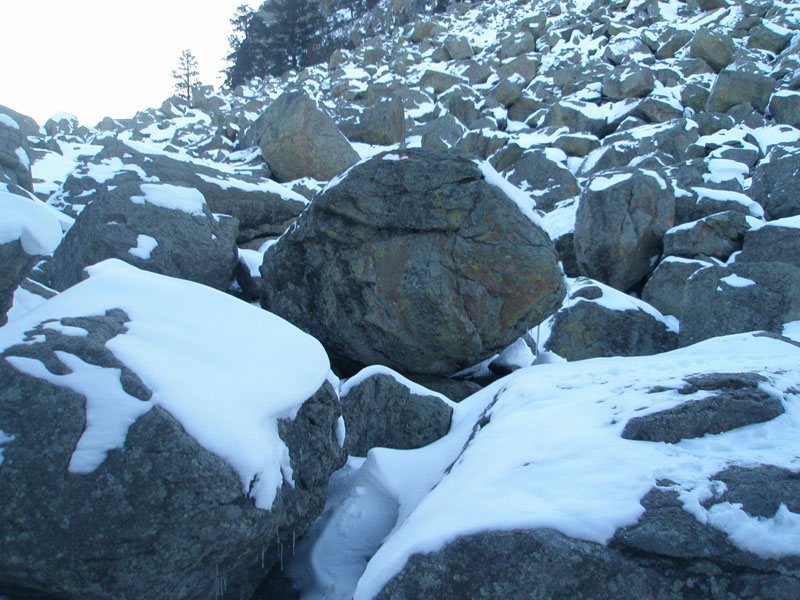
#> input picture Evidence/2026-09-24-usgs-geology-references/angular-talus.jpg, 800 x 600 px, given in place of approved-48-hero.png, which was not available
$ python compose_evidence.py
#> lines starting #> are read from the running program, lines starting #| are printed output that depends on the picture; pictures that were not available may be replaced by others from this repository, and a replacement may not be noted
"""Compose labeled evidence sheets from actual renders. No generative fill, retouching or altered geometry."""
from pathlib import Path
from PIL import Image, ImageDraw, ImageFont
import json,hashlib
HERE=Path(__file__).resolve().parent
R=HERE/'renders'
BG='#F3F1EC';FG='#232B30';MUT='#56626A';GREEN='#2C625D';RED='#944936'
FONT='/usr/share/fonts/truetype/dejavu/DejaVuSans.ttf';BOLD='/usr/share/fonts/truetype/dejavu/DejaVuSans-Bold.ttf'
log=[]
def font(size,b=False):return ImageFont.truetype(BOLD if b else FONT,size)
def txt(d,xy,s,size=26,color=FG,b=False):d.text(xy,s,fill=color,font=font(size,b))
def panel(im,filename,xy,size):
 p=R/filename;src=Image.open(p).convert('RGB');src=src.resize((size,size),Image.Resampling.LANCZOS);im.paste(src,xy);log.append({'source':str(p.relative_to(HERE)),'sha256':hashlib.sha256(p.read_bytes()).hexdigest(),'destination_xy':xy,'destination_size':[size,size],'operation':'uniform resize and paste; no pixel retouching'})
def save(im,name):
 p=HERE/name;im.save(p);return p
# Hero: approved seed 48 geometry is byte-identical.
im=Image.new('RGB',(1280,1440),BG);d=ImageDraw.Draw(im)
#> after `im = Image.new('RGB', (1280, 1440), BG)`:
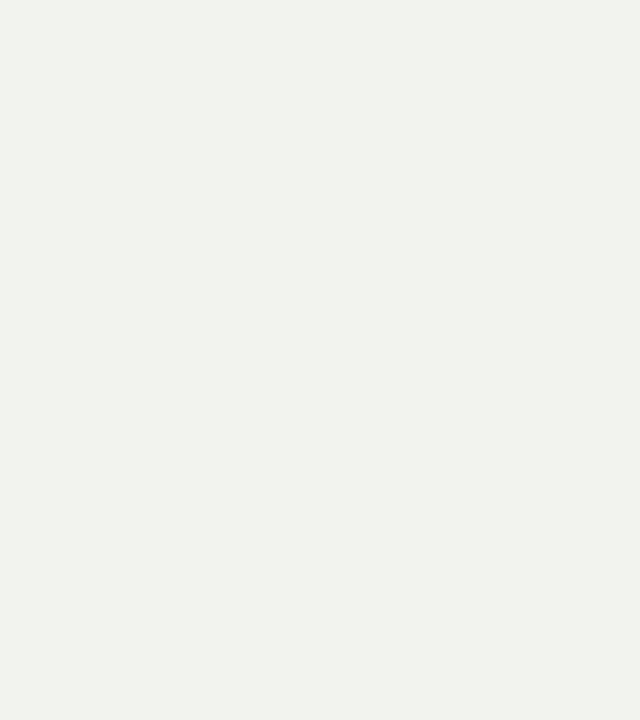
#> im: PIL image 1280x1440 RGB (shown at 1/2 size); mean R, G, B 243, 241, 236
txt(d,(40,28),'Referencia aprobada · seed 48',38,b=True)
txt(d,(40,82),'Geometría conservada exactamente · OBJ C++ directo',25,color=MUT)
panel(im,'approved-48-hero.png',(40,132),1200)
#> in panel, src is the input picture: PIL image 800x600 RGB; mean R, G, B 107.7, 135.6, 155.9
#> in panel, `src = src.resize((size, size), Image.Resampling.LANCZOS)`:
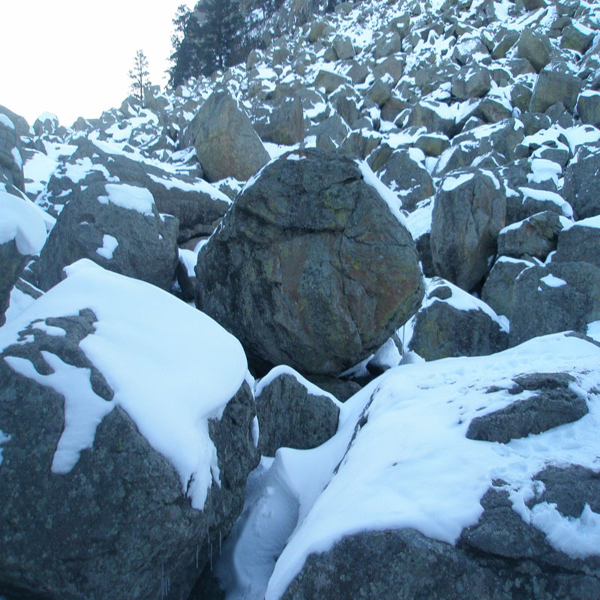
#> src: PIL image 1200x1200 RGB (shown at 1/2 size); mean R, G, B 107.7, 135.6, 155.9
txt(d,(40,1360),'Misma forma aprobada. Sin texturas, desplazamiento ni retoque.',24,color=MUT)
save(im,'hero-aprobada-48.png')
#> in save, `p = HERE / name`:
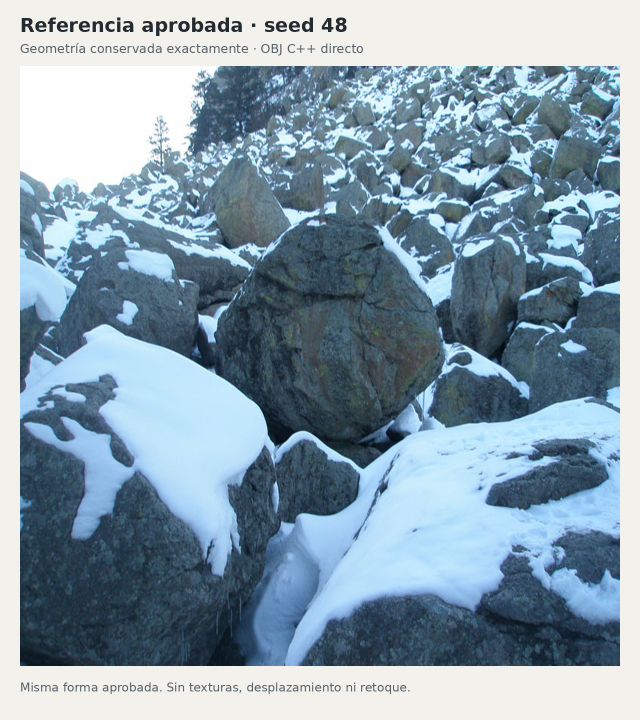
#> saved as hero-aprobada-48.png: PIL image 1280x1440 RGB (shown at 1/2 size); mean R, G, B 135.8, 157.3, 172.1
# Seven recovered seeds: all same camera/material/light at 800 square before uniform downsampling.
im=Image.new('RGB',(2240,1500),BG);d=ImageDraw.Draw(im)
#> after `im = Image.new('RGB', (2240, 1500), BG)`:
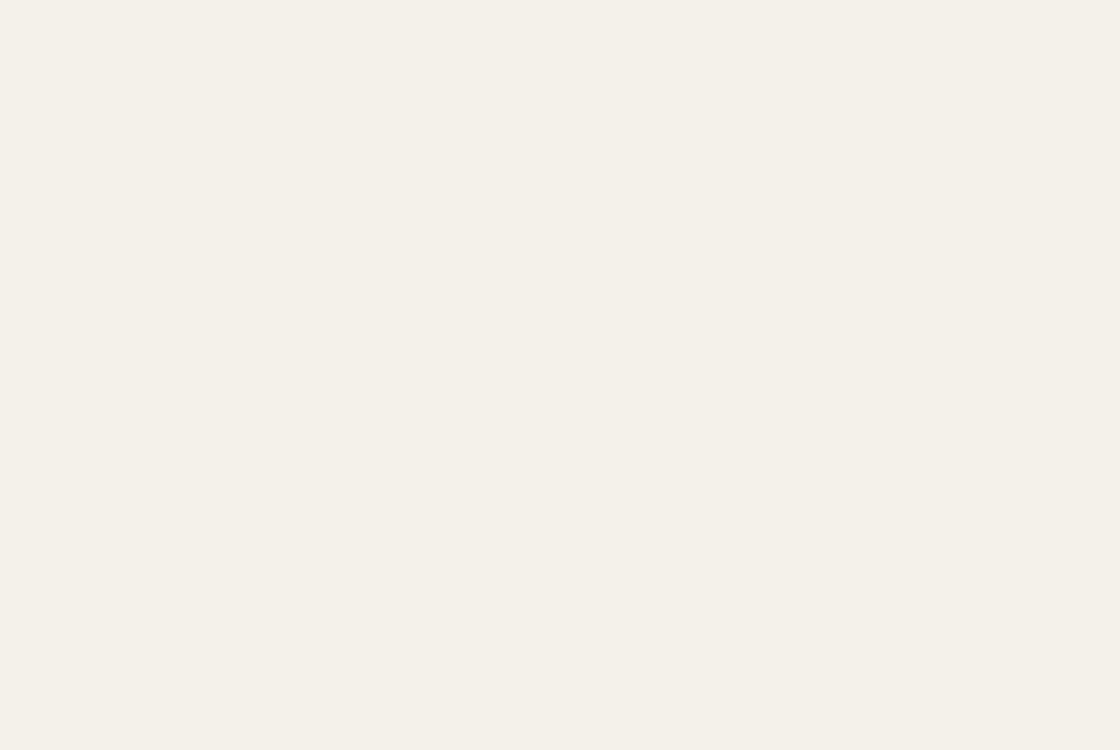
#> im: PIL image 2240x1500 RGB (shown at 1/2 size); mean R, G, B 243, 241, 236
txt(d,(40,28),'Las siete semillas corregidas',44,b=True)
txt(d,(40,86),'Etapa erosionada · n64 · misma cámara, iluminación y material neutro',28,color=MUT)
notes={4:'1 cara resuelta · 1 contracción',5:'1 cara resuelta',8:'1 cara resuelta · base corregida',14:'1 contracción microscópica',25:'2 caras resueltas · 1 contracción',29:'1 cara resuelta',31:'2 caras resueltas · unión local'}
for i,s in enumerate((4,5,8,14,25,29,31)):
 x=40+(i%4)*545;y=144+(i//4)*636
 panel(im,f'corrected-{s}-main.png',(x,y),525)
#> call 2 of panel, with filename = 'corrected-4-main.png', xy = (40, 144), size = 525
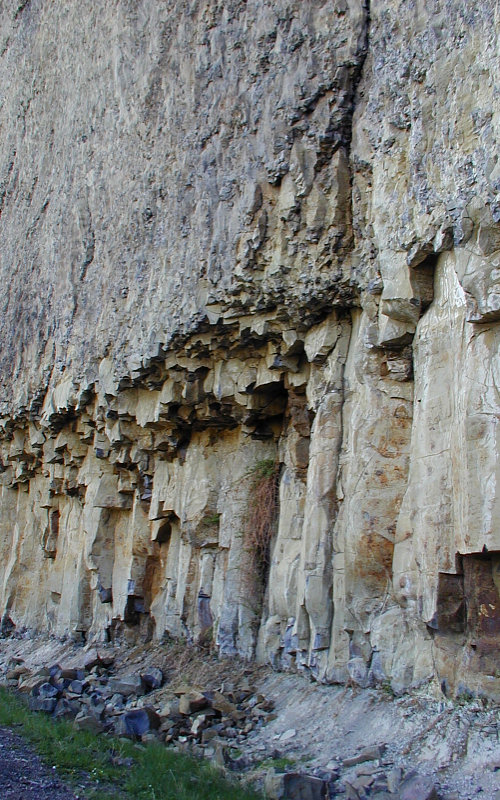
#> input picture Evidence/2026-09-24-usgs-geology-references/basalt-columnar-cliff.jpg, 500 x 800 px, given in place of corrected-4-main.png, which was not available
#> in panel, src is the input picture: PIL image 500x800 RGB; mean R, G, B 121.8, 123.8, 122.4
#> in panel (call 2), `src = src.resize((size, size), Image.Resampling.LANCZOS)`:
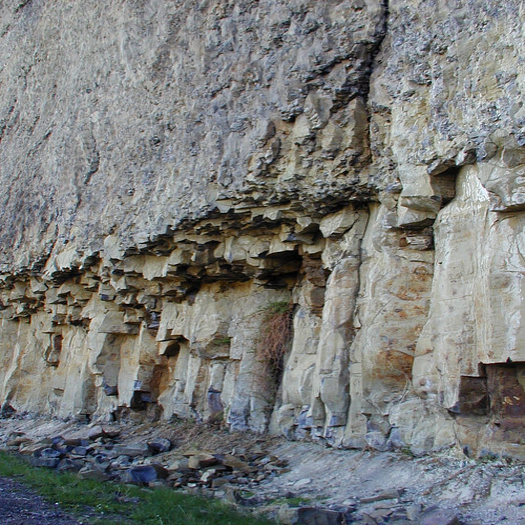
#> src: PIL image 525x525 RGB; mean R, G, B 121.8, 123.8, 122.4
#> in panel (call 2), `im.paste(src, xy)`:
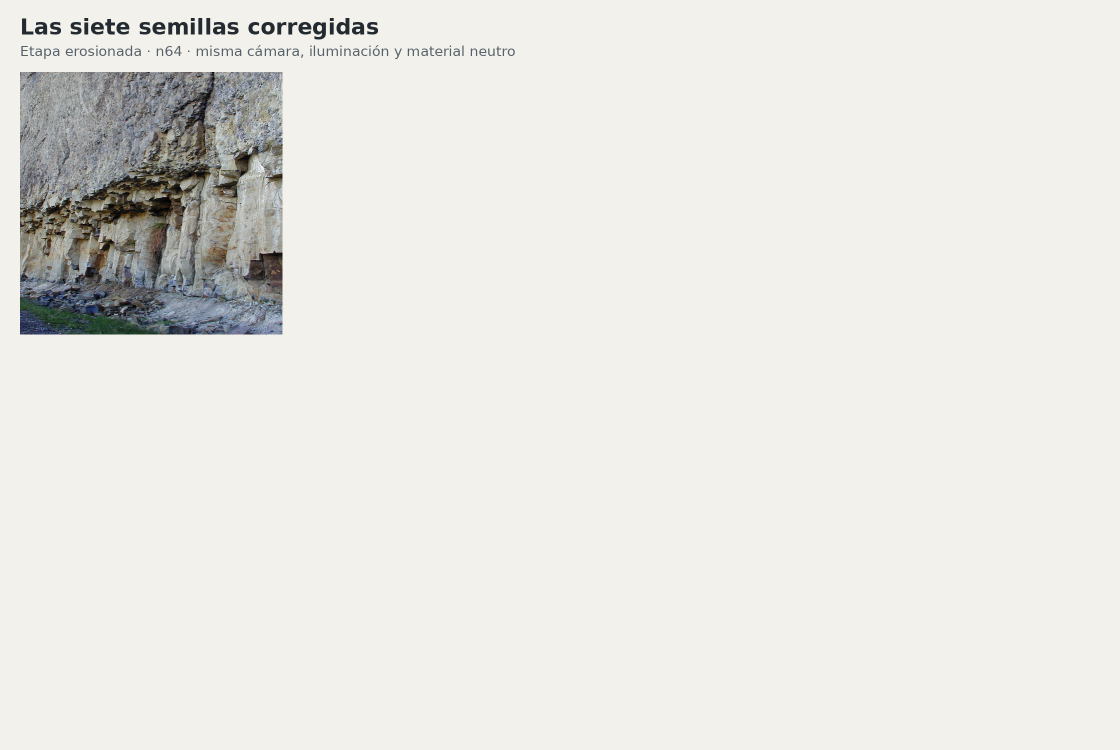
#> im: PIL image 2240x1500 RGB (shown at 1/2 size); mean R, G, B 232.2, 230.6, 226
#> (the run stopped early here; a loop or call above may not have finished)
